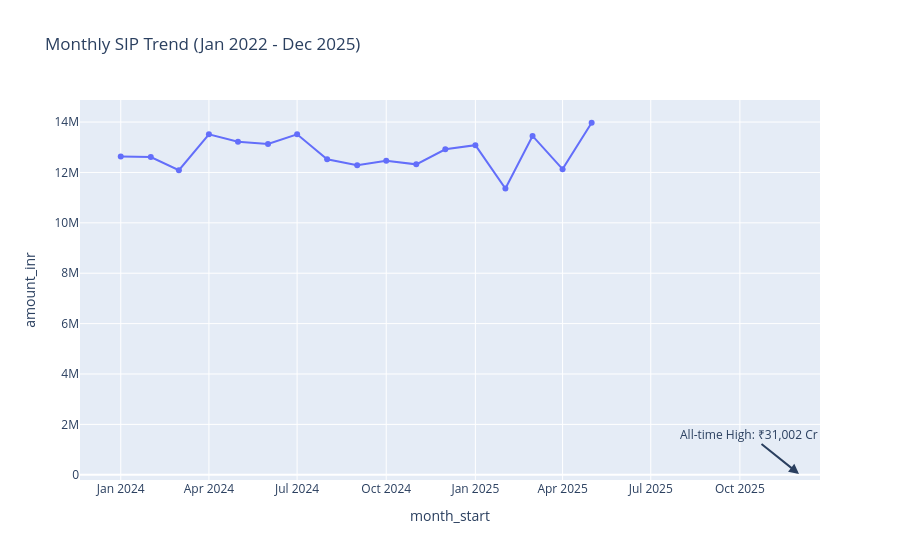

Source (notebook cell):
### Code cell
import pandas as pd
import plotly.express as px

# 1. Convert the exact date column to datetime format
df_txn['transaction_date'] = pd.to_datetime(df_txn['transaction_date'], errors='coerce')

# 2. Filter for SIPs only using the exact column name
df_sip = df_txn[df_txn['transaction_type'].str.upper() == 'SIP'].copy()

# 3. Create a "Month" grouping (this converts exact dates like 2022-01-15 to 2022-01-01)
df_sip['month_start'] = df_sip['transaction_date'].dt.to_period('M').dt.to_timestamp()

# 4. Aggregate the total SIP amount per month
monthly_sip = df_sip.groupby('month_start')['amount_inr'].sum().reset_index()

# 5. Generate the Interactive Line Chart
fig3 = px.line(
    monthly_sip, 
    x='month_start', 
    y='amount_inr', 
    title="Monthly SIP Trend (Jan 2022 - Dec 2025)",
    markers=True
)

# 6. Annotate the All-Time High
fig3.add_annotation(
    x='2025-12-01', 
    y=31002, 
    text="All-time High: ₹31,002 Cr", 
    showarrow=True, 
    arrowhead=2, 
    arrowsize=1, 
    arrowwidth=2,
    ax=-50, 
    ay=-40
)

# 7. Display the chart
fig3.show()

### Figure 1 — Plotly figure (JSON) as saved in the notebook; plotly's stock layout.template omitted (floating-point values rounded to 4 significant figures)
{"data": [{"hovertemplate": "month_start=%{x}<br>amount_inr=%{y}<extra></extra>", "legendgroup": "", "line": {"color": "#636efa", "dash": "solid"}, "marker": {"symbol": "circle"}, "mode": "lines+markers", "name": "", "orientation": "v", "showlegend": false, "type": "scatter", "x": ["2024-01-01T00:00:00", "2024-02-01T00:00:00", "2024-03-01T00:00:00", "2024-04-01T00:00:00", "2024-05-01T00:00:00", "2024-06-01T00:00:00", "2024-07-01T00:00:00", "2024-08-01T00:00:00", "2024-09-01T00:00:00", "2024-10-01T00:00:00", "2024-11-01T00:00:00", "2024-12-01T00:00:00", "2025-01-01T00:00:00", "2025-02-01T00:00:00", "2025-03-01T00:00:00", "2025-04-01T00:00:00", "2025-05-01T00:00:00"], "xaxis": "x", "y": [12635349, 12613376, 12088413, 13512385, 13218606, 13131150, 13513884, 12521433, 12288778, 12467875, 12321673, 12920130, 13082145, 11363922, 13449360, 12132001, 13973011], "yaxis": "y"}], "layout": {"annotations": [{"arrowhead": 2, "arrowsize": 1, "arrowwidth": 2, "ax": -50, "ay": -40, "showarrow": true, "text": "All-time High: ₹31,002 Cr", "x": "2025-12-01", "y": 31002}], "legend": {"tracegroupgap": 0}, "title": {"text": "Monthly SIP Trend (Jan 2022 - Dec 2025)"}, "xaxis": {"anchor": "y", "domain": [0, 1], "title": {"text": "month_start"}}, "yaxis": {"anchor": "x", "domain": [0, 1], "title": {"text": "amount_inr"}}}}
